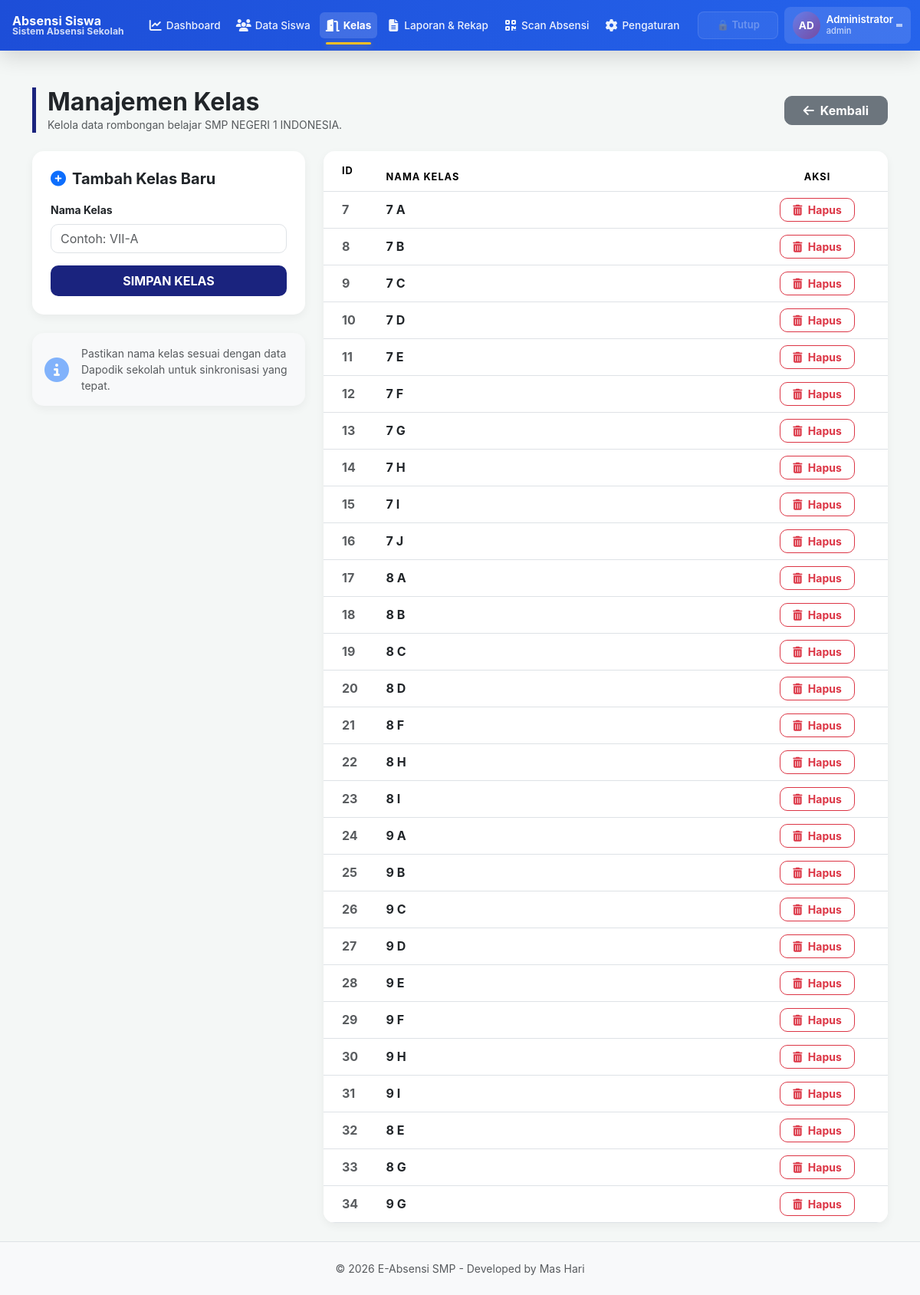
The app's page /pages/kelas.php (signed in) with its own data.
### tables this page shows
CREATE TABLE `kelas` (
  `id_kelas` int NOT NULL AUTO_INCREMENT,
  `nama_kelas` varchar(50) NOT NULL,
  PRIMARY KEY (`id_kelas`),
  UNIQUE KEY `uk_kelas_nama` (`nama_kelas`)
);

### includes/DatabaseHelper.php (called while the page is built, shortened)
<?php
class DatabaseHelper {
    private $conn;
    public function __construct($connection) {
        $this->conn = $connection;
    }
    public function select($query, $params = [], $types = '') {
        try {
            $stmt = $this->conn->prepare($query);
            if (!$stmt->execute()) {
                $this->lastError = $stmt->error;
                $stmt->close();
                return false;
            }
            $result = $stmt->get_result();
            $data = [];
            while ($row = $result->fetch_assoc()) {
                $data[] = $row;
            }
            return $data;
        } catch (Exception $e) {
            $this->lastError = $e->getMessage();
            return false;
        }
    }
}
?>

### includes/SecurityHelper.php (called while the page is built, shortened)
<?php
class SecurityHelper {
    public static function escapeHTML($text) {
        return htmlspecialchars($text, ENT_QUOTES, 'UTF-8');
    }
}
?>

### includes/CSRFProtection.php (called while the page is built, shortened)
<?php
class CSRFProtection {
    private static $token_name = 'csrf_token';
    public static function generateToken() {
        return $_SESSION[self::$token_name];
    }
    public static function getToken() {
        return self::generateToken();
    }
}
?>

### pages/kelas.php (the view, shortened to what this page needs)
<?php
require_once __DIR__ . '/../includes/config.php';
require_once __DIR__ . '/../includes/SecurityHelper.php';
require_once __DIR__ . '/../includes/DatabaseHelper.php';
require_once __DIR__ . '/../includes/CSRFProtection.php';
$dbHelper = new DatabaseHelper($conn);
?>
<!DOCTYPE html>
<html lang="id">
<head>
    <link href="../assets/vendor/bootstrap-5.3.8-dist/css/bootstrap.min.css" rel="stylesheet">
    <link href='../assets/css/site.css' rel='stylesheet'>
    <link href="https://cdnjs.cloudflare.com/ajax/libs/font-awesome/6.4.0/css/all.min.css" rel="stylesheet">
</head>
<body>
<?php include '../includes/navbar.php'; ?>
<div class="container py-4">
    <div class="d-flex justify-content-between align-items-center mb-4 school-header">
        <div>
            <h2 class="fw-bold mb-0 text-dark">Manajemen Kelas</h2>
            <p class="text-muted small mb-0">Kelola data rombongan belajar SMP NEGERI 1 INDONESIA.</p>
        </div>
        <a href="dashboard.php" class="btn btn-secondary fw-bold px-4">
            <i class="fas fa-arrow-left me-2"></i>Kembali
        </a>
    </div>
    <div class="row g-4">
        <div class="col-lg-4">
            <div class="card p-4">
                <h5 class="fw-bold mb-3"><i class="fas fa-plus-circle text-primary me-2"></i>Tambah Kelas Baru</h5>
                <form action="" method="POST">
                    <div class="mb-3">
                        <label class="form-label small fw-bold">Nama Kelas</label>
                        <input type="text" name="nama_kelas" class="form-control" placeholder="Contoh: VII-A" required>
                    </div>
                    <button type="submit" name="tambah_kelas" class="btn btn-primary w-100 fw-bold py-2">
                        SIMPAN KELAS
                    </button>
                </form>
            </div>
            <div class="card mt-4 p-3 bg-light border-0">
                <div class="d-flex align-items-center">
                    <i class="fas fa-info-circle fa-2x text-primary me-3 opacity-50"></i>
                    <p class="small mb-0 text-muted">Pastikan nama kelas sesuai dengan data Dapodik sekolah untuk sinkronisasi yang tepat.</p>
                </div>
            </div>
        </div>
        <div class="col-lg-8">
            <div class="card overflow-hidden">
                <div class="table-responsive">
                    <table class="table table-hover align-middle mb-0">
                        <thead>
                            <tr>
                                <th class="ps-4 py-3" width="10%">ID</th>
                                <th width="65%">Nama Kelas</th>
                                <th class="text-center" width="25%">Aksi</th>
                            </tr>
                        </thead>
                        <tbody>
                            <?php
                            $klasList = $dbHelper->select(
                                "SELECT * FROM kelas ORDER BY id_kelas ASC",
                                [],
                                ''
                            );
                            if(!empty($klasList)):
                                foreach($klasList as $r):
                            ?>
                            <tr>
                                <td class="ps-4 fw-bold text-muted"><?= SecurityHelper::escapeHTML($r['id_kelas']) ?></td>
                                <td class="fw-bold text-dark"><?= SecurityHelper::escapeHTML($r['nama_kelas']) ?></td>
                                <td class="text-center">
                                    <a href="kelas.php?hapus=<?= (int)$r['id_kelas'] ?>&csrf_token=<?= urlencode(CSRFProtection::getToken()) ?>"
                                       class="btn btn-sm btn-outline-danger px-3 fw-bold"
                                       onclick="return confirm('Hapus kelas ini? Semua siswa di kelas ini akan kehilangan relasi kelasnya.')">
                                        <i class="fas fa-trash-alt me-1"></i> Hapus
                                    </a>
                                </td>
                            </tr>
                            <?php endforeach; else: ?>
                            <tr><td colspan="3" class="text-center py-5 text-muted small">Belum ada data kelas yang terdaftar.</td></tr>
                            <?php endif; ?>
                        </tbody>
                    </table>
                </div>
            </div>
        </div>
    </div>
</div>
<?php include '../includes/footer.php'; ?>
</body>
</html>

### assets/css/site.css (style rules this page uses)
:root { --app-primary: #1d4ed8; --app-primary-600: #2563eb; --app-secondary: #0f172a; --app-bg: #f8fafc; --app-surface: #ffffff; --app-text: #0f172a; --app-muted: #64748b; --app-success: #059669; --app-warning: #d97706; --app-danger: #dc2626; --space-1: 0.25rem; --space-2: 0.5rem; --space-3: 0.75rem; --space-4: 1rem; --space-5: 1.5rem; --space-6: 2rem; --radius-md: 10px; --radius-lg: 14px; --shadow-soft: 0 10px 30px rgba(15, 23, 42, 0.08); }
body { font-family: 'Inter', sans-serif; background-color: var(--app-bg); color: var(--app-text); }
.btn, .form-control, .form-select { border-radius: var(--radius-md); transition: all 0.2s ease; }
.alert, .card, .table { box-shadow: 0 2px 8px rgba(0, 0, 0, 0.03); }

### pages/kelas.php (style rules this page uses)
body { background: #f4f7f6; }
.card { border: none; border-radius: 15px; box-shadow: 0 4px 12px rgba(0,0,0,0.05); }
.btn-primary { background: #1a237e; border: none; }
.table thead { background: #f8f9fa; text-transform: uppercase; font-size: 0.8rem; letter-spacing: 1px; }
.school-header { border-left: 5px solid #1a237e; padding-left: 15px; }

### records on screen
kelas: id_kelas "7", nama_kelas "7 A"
kelas: id_kelas "8", nama_kelas "7 B"
kelas: id_kelas "9", nama_kelas "7 C"
kelas: id_kelas "10", nama_kelas "7 D"
kelas: id_kelas "11", nama_kelas "7 E"
kelas: id_kelas "12", nama_kelas "7 F"
kelas: id_kelas "13", nama_kelas "7 G"
kelas: id_kelas "14", nama_kelas "7 H"
kelas: id_kelas "15", nama_kelas "7 I"
kelas: id_kelas "16", nama_kelas "7 J"
kelas: id_kelas "17", nama_kelas "8 A"
kelas: id_kelas "18", nama_kelas "8 B"
kelas: id_kelas "19", nama_kelas "8 C"
kelas: id_kelas "20", nama_kelas "8 D"
kelas: id_kelas "21", nama_kelas "8 F"
kelas: id_kelas "22", nama_kelas "8 H"
kelas: id_kelas "23", nama_kelas "8 I"
kelas: id_kelas "24", nama_kelas "9 A"
kelas: id_kelas "25", nama_kelas "9 B"
kelas: id_kelas "26", nama_kelas "9 C"
kelas: id_kelas "27", nama_kelas "9 D"
kelas: id_kelas "28", nama_kelas "9 E"
kelas: id_kelas "29", nama_kelas "9 F"
kelas: id_kelas "30", nama_kelas "9 H"
kelas: id_kelas "31", nama_kelas "9 I"
kelas: id_kelas "32", nama_kelas "8 E"
kelas: id_kelas "33", nama_kelas "8 G"
kelas: id_kelas "34", nama_kelas "9 G"

### other values on screen
$label "Dashboard"
$label "Data Siswa"
$label "Kelas"
$label "Laporan & Rekap"
$label "Scan Absensi"
$label "Pengaturan"
$scanStatus['text'] "🔒 Tutup"
$initials "AD"
substr($namaAdmin, 0, 16) "Administrator"
$roleLabel "admin"
